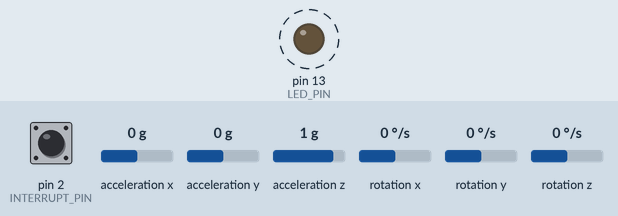
Bench run of a sketch on a simulated Arduino Leonardo, built for the host (arithmetic inside an expression is 32-bit, double 64-bit). Parts: output pins drawn as LEDs (lit = HIGH). Dashed ring = blinking. The inputs (shaded band) are chosen by the test bench; at power-on: pin 2 (INTERRUPT_PIN) LOW, acceleration x 0 g, acceleration y 0 g, acceleration z 1 g, rotation x 0 °/s, rotation y 0 °/s, rotation z 0 °/s. The sensor or clock chip raises its interrupt line as the real part does; what the sketch prints to the serial monitor is not drawn.

Above: at 2.5 s.
Timing chart, 0 to 6.6 s (numbered marks = the images above):
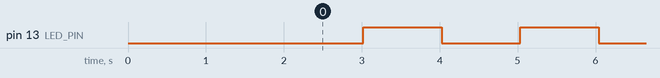

The sketch:

megawithCayenne.ino
```cpp
// I2C device class (I2Cdev) demonstration Arduino sketch for MPU6050 class using DMP (MotionApps v2.0)
// 6/21/2012 by Jeff Rowberg <jeff@rowberg.net>
// Updates should (hopefully) always be available at https://github.com/jrowberg/i2cdevlib
//
// Changelog:BUFFER_LENGTH
//      2013-05-08 - added seamless Fastwire support
//                 - added note about gyro calibration
//      2012-06-21 - added note about Arduino 1.0.1 + Leonardo compatibility error
//      2012-06-20 - improved FIFO overflow handling and simplified read process
//      2012-06-19 - completely rearranged DMP initialization code and simplification
//      2012-06-13 - pull gyro and accel data from FIFO packet instead of reading directly
//      2012-06-09 - fix broken FIFO read sequence and change interrupt detection to RISING
//      2012-06-05 - add gravity-compensated initial reference frame acceleration output
//                 - add 3D math helper file to DMP6 example sketch
//                 - add Euler output and Yaw/Pitch/Roll output formats
//      2012-06-04 - remove accel offset clearing for better results (thanks Sungon Lee)
//      2012-06-01 - fixed gyro sensitivity to be 2000 deg/sec instead of 250
//      2012-05-30 - basic DMP initialization working

/* ============================================
I2Cdev device library code is placed under the MIT license
Copyright (c) 2012 Jeff Rowberg

Permission is hereby granted, free of charge, to any person obtaining a copy
of this software and associated documentation files (the "Software"), to deal
in the Software without restriction, including without limitation the rights
to use, copy, modify, merge, publish, distribute, sublicense, and/or sell
copies of the Software, and to permit persons to whom the Software is
furnished to do so, subject to the following conditions:

The above copyright notice and this permission notice shall be included in
all copies or substantial portions of the Software.

THE SOFTWARE IS PROVIDED "AS IS", WITHOUT WARRANTY OF ANY KIND, EXPRESS OR
IMPLIED, INCLUDING BUT NOT LIMITED TO THE WARRANTIES OF MERCHANTABILITY,
FITNESS FOR A PARTICULAR PURPOSE AND NONINFRINGEMENT. IN NO EVENT SHALL THE
AUTHORS OR COPYRIGHT HOLDERS BE LIABLE FOR ANY CLAIM, DAMAGES OR OTHER
LIABILITY, WHETHER IN AN ACTION OF CONTRACT, TORT OR OTHERWISE, ARISING FROM,
OUT OF OR IN CONNECTION WITH THE SOFTWARE OR THE USE OR OTHER DEALINGS IN
THE SOFTWARE.
===============================================
*/

// I2Cdev and MPU6050 must be installed as libraries, or else the .cpp/.h files
// for both classes must be in the include path of your project
#include "I2Cdev.h"

#include "MPU6050_6Axis_MotionApps20.h"
//#include "MPU6050.h" // not necessary if using MotionApps include file
#define CAYENNE_PRINT Serial
#include <CayenneMQTTEthernet.h>
// Arduino Wire library is required if I2Cdev I2CDEV_ARDUINO_WIRE implementation
// is used in I2Cdev.h
#if I2CDEV_IMPLEMENTATION == I2CDEV_ARDUINO_WIRE
    #include "Wire.h"
#endif
char ssid[] = "Quality Thought";
char wifiPassword[] = "littlebox";
// Cayenne authentication info. This should be obtained from the Cayenne Dashboard.
char username[] = "6fff5240-f05c-11e6-a971-4db18559717d";
char password[] = "4a5495303e20c8e904dab1862802bb32990cd994";
char clientID[] = "02912950-6deb-11e8-b57e-cb1f6765c587";

// class default I2C address is 0x68
// specific I2C addresses may be passed as a parameter here
// AD0 low = 0x68 (default for SparkFun breakout and InvenSense evaluation board)
// AD0 high = 0x69
MPU6050 mpu;
//MPU6050 mpu(0x69); // <-- use for AD0 high

/* =========================================================================
   NOTE: In addition to connection 3.3v, GND, SDA, and SCL, this sketch
   depends on the MPU-6050's INT pin being connected to the Arduino's
   external interrupt #0 pin. On the Arduino Uno and Mega 2560, this is
   digital I/O pin 2.
 * ========================================================================= */

/* =========================================================================
   NOTE: Arduino v1.0.1 with the Leonardo board generates a compile error
   when using Serial.write(buf, len). The Teapot output uses this method.
   The solution requires a modification to the Arduino USBAPI.h file, which
   is fortunately simple, but annoying. This will be fixed in the next IDE
   release. For more info, see these links:

   http://arduino.cc/forum/index.php/topic,109987.0.html
   http://code.google.com/p/arduino/issues/detail?id=958
 * ========================================================================= */


// uncomment "OUTPUT_READABLE_QUATERNION" if you want to see the actual
// quaternion components in a [w, x, y, z] format (not best for parsing
// on a remote host such as Processing or something though)
//#define OUTPUT_READABLE_QUATERNION

// uncomment "OUTPUT_READABLE_EULER" if you want to see Euler angles
// (in degrees) calculated from the quaternions coming from the FIFO.
// Note that Euler angles suffer from gimbal lock (for more info, see
// http://en.wikipedia.org/wiki/Gimbal_lock)
//#define OUTPUT_READABLE_EULER

// uncomment "OUTPUT_READABLE_YAWPITCHROLL" if you want to see the yaw/
// pitch/roll angles (in degrees) calculated from the quaternions coming
// from the FIFO. Note this also requires gravity vector calculations.
// Also note that yaw/pitch/roll angles suffer from gimbal lock (for
// more info, see: http://en.wikipedia.org/wiki/Gimbal_lock)
#define OUTPUT_READABLE_YAWPITCHROLL

// uncomment "OUTPUT_READABLE_REALACCEL" if you want to see acceleration
// components with gravity removed. This acceleration reference frame is
// not compensated for orientation, so +X is always +X according to the
// sensor, just without the effects of gravity. If you want acceleration
// compensated for orientation, us OUTPUT_READABLE_WORLDACCEL instead.
//#define OUTPUT_READABLE_REALACCEL

// uncomment "OUTPUT_READABLE_WORLDACCEL" if you want to see acceleration
// components with gravity removed and adjusted for the world frame of
// reference (yaw is relative to initial orientation, since no magnetometer
// is present in this case). Could be quite handy in some cases.
//#define OUTPUT_READABLE_WORLDACCEL

// uncomment "OUTPUT_TEAPOT" if you want output that matches the
// format used for the InvenSense teapot demo
//#define OUTPUT_TEAPOT


#define INTERRUPT_PIN 2  // use pin 2 on Arduino Uno & most boards
#define LED_PIN 13 // (Arduino is 13, Teensy is 11, Teensy++ is 6)
bool blinkState = false;

// MPU control/status vars
bool dmpReady = false;  // set true if DMP init was successful
uint8_t mpuIntStatus;   // holds actual interrupt status byte from MPU
uint8_t devStatus;      // return status after each device operation (0 = success, !0 = error)
uint16_t packetSize;    // expected DMP packet size (default is 42 bytes)
uint16_t fifoCount;     // count of all bytes currently in FIFO
uint8_t fifoBuffer[64]; // FIFO storage buffer

// orientation/motion vars
Quaternion q;           // [w, x, y, z]         quaternion container
VectorInt16 aa;         // [x, y, z]            accel sensor measurements
VectorInt16 aaReal;     // [x, y, z]            gravity-free accel sensor measurements
VectorInt16 aaWorld;    // [x, y, z]            world-frame accel sensor measurements
VectorFloat gravity;    // [x, y, z]            gravity vector
float euler[3];         // [psi, theta, phi]    Euler angle container
float ypr[3];           // [yaw, pitch, roll]   yaw/pitch/roll container and gravity vector

// packet structure for InvenSense teapot demo
uint8_t teapotPacket[14] = { '$', 0x02, 0,0, 0,0, 0,0, 0,0, 0x00, 0x00, '\r', '\n' };


// ================================================================
// ===               INTERRUPT DETECTION ROUTINE                ===
// ================================================================

volatile bool mpuInterrupt = false;     // indicates whether MPU interrupt pin has gone high
void dmpDataReady() {
    mpuInterrupt = true;
}

int yaw = 0;
int pitch=0 ;
int roll=0;

// ================================================================
// ===                      INITIAL SETUP                       ===
// ================================================================

void setup() {
    // join I2C bus (I2Cdev library doesn't do this automatically)
    #if I2CDEV_IMPLEMENTATION == I2CDEV_ARDUINO_WIRE
        Wire.begin();
        Wire.setClock(400000); // 400kHz I2C clock. Comment this line if having compilation difficulties
    #elif I2CDEV_IMPLEMENTATION == I2CDEV_BUILTIN_FASTWIRE
        Fastwire::setup(400, true);
    #endif

    // initialize serial communication
    // (115200 chosen because it is required for Teapot Demo output, but it's
    // really up to you depending on your project)
    Serial.begin(115200);
    while (!Serial); // wait for Leonardo enumeration, others continue immediately

    // NOTE: 8MHz or slower host processors, like the Teensy @ 3.3v or Ardunio
    // Pro Mini running at 3.3v, cannot handle this baud rate reliably due to
    // the baud timing being too misaligned with processor ticks. You must use
    // 38400 or slower in these cases, or use some kind of external separate
    // crystal solution for the UART timer.

    // initialize device
    Serial.println(F("Initializing I2C devices..."));
    mpu.initialize();
    pinMode(INTERRUPT_PIN, INPUT);

    // verify connection
    Serial.println(F("Testing device connections..."));
    Serial.println(mpu.testConnection() ? F("MPU6050 connection successful") : F("MPU6050 connection failed"));
//
//    // wait for ready
//    Serial.println(F("\nSend any character to begin DMP programming and demo: "));
//    while (Serial.available() && Serial.read()); // empty buffer
//    while (!Serial.available());                 // wait for data
//    while (Serial.available() && Serial.read()); // empty buffer again

    // load and configure the DMP
    Serial.println(F("Initializing DMP..."));
    devStatus = mpu.dmpInitialize();

    // supply your own gyro offsets here, scaled for min sensitivity
    mpu.setXGyroOffset(220);
    mpu.setYGyroOffset(76);
    mpu.setZGyroOffset(-85);
    mpu.setZAccelOffset(1788); // 1688 factory default for my test chip

    // make sure it worked (returns 0 if so)
    if (devStatus == 0) {
        // turn on the DMP, now that it's ready
        Serial.println(F("Enabling DMP..."));
        mpu.setDMPEnabled(true);

        // enable Arduino interrupt detection
        Serial.println(F("Enabling interrupt detection (Arduino external interrupt 0)..."));
        attachInterrupt(digitalPinToInterrupt(INTERRUPT_PIN), dmpDataReady, RISING);
        mpuIntStatus = mpu.getIntStatus();

        // set our DMP Ready flag so the main loop() function knows it's okay to use it
        Serial.println(F("DMP ready! Waiting for first interrupt..."));
        dmpReady = true;

        // get expected DMP packet size for later comparison
        packetSize = mpu.dmpGetFIFOPacketSize();
    } else {
        // ERROR!
        // 1 = initial memory load failed
        // 2 = DMP configuration updates failed
        // (if it's going to break, usually the code will be 1)
        Serial.print(F("DMP Initialization failed (code "));
        Serial.print(devStatus);
        Serial.println(F(")"));
    }

    // configure LED for output
    pinMode(LED_PIN, OUTPUT);
  Cayenne.begin(username, password, clientID);

}


// ================================================================
// ===                    MAIN PROGRAM LOOP                     ===
// ================================================================

//Default function for processing actuator commands from the Cayenne Dashboard.
//You can also use functions for specific channels, e.g CAYENNE_IN(1) for channel 1 commands.
CAYENNE_IN_DEFAULT()
{
  CAYENNE_LOG("Channel %u, value %s", request.channel, getValue.asString());
  //Process message here. If there is an error set an error message using getValue.setError(), e.g getValue.setError("Error message");
}
CAYENNE_OUT_DEFAULT()
{
  // Write data to Cayenne here. This example just sends the current uptime in milliseconds on virtual channel 0.
  //Serial.println("Millis");Serial.println(millis());
  //Cayenne.virtualWrite(0, millis());
  Cayenne.virtualWrite(0, yaw);
            Cayenne.virtualWrite(1, pitch);
            Cayenne.virtualWrite(2, roll);

  // Some examples of other functions you can use to send data.
  //Cayenne.celsiusWrite(1, 22.0);
  //Cayenne.luxWrite(2, 700);
  //Cayenne.virtualWrite(3, 50, TYPE_PROXIMITY, UNIT_CENTIMETER);
}


void loop() {


  Cayenne.loop();
    // if programming failed, don't try to do anything
    if (!dmpReady) return;

    // wait for MPU interrupt or extra packet(s) available
    while (!mpuInterrupt && fifoCount < packetSize) {
        // other program behavior stuff here
        // .
        // .
        // .
        // if you are really paranoid you can frequently test in between other
        // stuff to see if mpuInterrupt is true, and if so, "break;" from the
        // while() loop to immediately process the MPU data
        // .
        // .
        // .
    }

    // reset interrupt flag and get INT_STATUS byte
    mpuInterrupt = false;
    mpuIntStatus = mpu.getIntStatus();

    // get current FIFO count
    fifoCount = mpu.getFIFOCount();

    // check for overflow (this should never happen unless our code is too inefficient)
   //  if ((mpuIntStatus & 0x10) || fifoCount == 2048) {
    if ((mpuIntStatus & 0x10) ) {
        // reset so we can continue cleanly
        mpu.resetFIFO();
        Serial.println(F("FIFO overflow!"));

    // otherwise, check for DMP data ready interrupt (this should happen frequently)
    } else if (mpuIntStatus & 0x02) {
        // wait for correct available data length, should be a VERY short wait
        while (fifoCount < packetSize) fifoCount = mpu.getFIFOCount();

        // read a packet from FIFO
        mpu.getFIFOBytes(fifoBuffer, packetSize);

        // track FIFO count here in case there is > 1 packet available
        // (this lets us immediately read more without waiting for an interrupt)
        fifoCount -= packetSize;

        #ifdef OUTPUT_READABLE_QUATERNION
            // display quaternion values in easy matrix form: w x y z
            mpu.dmpGetQuaternion(&q, fifoBuffer);
            Serial.print("quat\t");
            Serial.print(q.w);
            Serial.print("\t");
            Serial.print(q.x);
            Serial.print("\t");
            Serial.print(q.y);
            Serial.print("\t");
            Serial.println(q.z);
        #endif

        #ifdef OUTPUT_READABLE_EULER
            // display Euler angles in degrees
            mpu.dmpGetQuaternion(&q, fifoBuffer);
            mpu.dmpGetEuler(euler, &q);
            Serial.print("euler\t");
            Serial.print(euler[0] * 180/M_PI);
            Serial.print("\t");
            Serial.print(euler[1] * 180/M_PI);
            Serial.print("\t");
            Serial.println(euler[2] * 180/M_PI);
        #endif

        #ifdef OUTPUT_READABLE_YAWPITCHROLL
            // display Euler angles in degrees
            mpu.dmpGetQuaternion(&q, fifoBuffer);
            mpu.dmpGetGravity(&gravity, &q);
            mpu.dmpGetYawPitchRoll(ypr, &q, &gravity);
            Serial.print("ypr\t");
            Serial.print(ypr[0] * 180/M_PI);
            Serial.print("\t");
            Serial.print(ypr[1] * 180/M_PI);
            Serial.print("\t");
            Serial.println(ypr[2] * 180/M_PI);
            yaw = ypr[0] * 180/M_PI;   // z axis
            pitch=ypr[1] * 180/M_PI;   // Y axis
            roll=ypr[2] * 180/M_PI;    // x Axis

        #endif

        #ifdef OUTPUT_READABLE_REALACCEL
            // display real acceleration, adjusted to remove gravity
            mpu.dmpGetQuaternion(&q, fifoBuffer);
            mpu.dmpGetAccel(&aa, fifoBuffer);
            mpu.dmpGetGravity(&gravity, &q);
            mpu.dmpGetLinearAccel(&aaReal, &aa, &gravity);
            Serial.print("areal\t");
            Serial.print(aaReal.x);
            Serial.print("\t");
            Serial.print(aaReal.y);
            Serial.print("\t");
            Serial.println(aaReal.z);
        #endif

        #ifdef OUTPUT_READABLE_WORLDACCEL
            // display initial world-frame acceleration, adjusted to remove gravity
            // and rotated based on known orientation from quaternion
            mpu.dmpGetQuaternion(&q, fifoBuffer);
            mpu.dmpGetAccel(&aa, fifoBuffer);
            mpu.dmpGetGravity(&gravity, &q);
            mpu.dmpGetLinearAccel(&aaReal, &aa, &gravity);
            mpu.dmpGetLinearAccelInWorld(&aaWorld, &aaReal, &q);
            Serial.print("aworld\t");
            Serial.print(aaWorld.x);
            Serial.print("\t");
            Serial.print(aaWorld.y);
            Serial.print("\t");
            Serial.println(aaWorld.z);
        #endif

        #ifdef OUTPUT_TEAPOT
            // display quaternion values in InvenSense Teapot demo format:
            teapotPacket[2] = fifoBuffer[0];
            teapotPacket[3] = fifoBuffer[1];
            teapotPacket[4] = fifoBuffer[4];
            teapotPacket[5] = fifoBuffer[5];
            teapotPacket[6] = fifoBuffer[8];
            teapotPacket[7] = fifoBuffer[9];
            teapotPacket[8] = fifoBuffer[12];
            teapotPacket[9] = fifoBuffer[13];
            Serial.write(teapotPacket, 14);
            teapotPacket[11]++; // packetCount, loops at 0xFF on purpose
        #endif

        // blink LED to indicate activity
        blinkState = !blinkState;
        digitalWrite(LED_PIN, blinkState);


            Serial.println(yaw);
               Serial.println(pitch);
                  Serial.println(roll);
    }
}
```

Measured:
- by itself, pin 13 (LED_PIN): alternates HIGH for 1.0 s and LOW for 1.0 s
